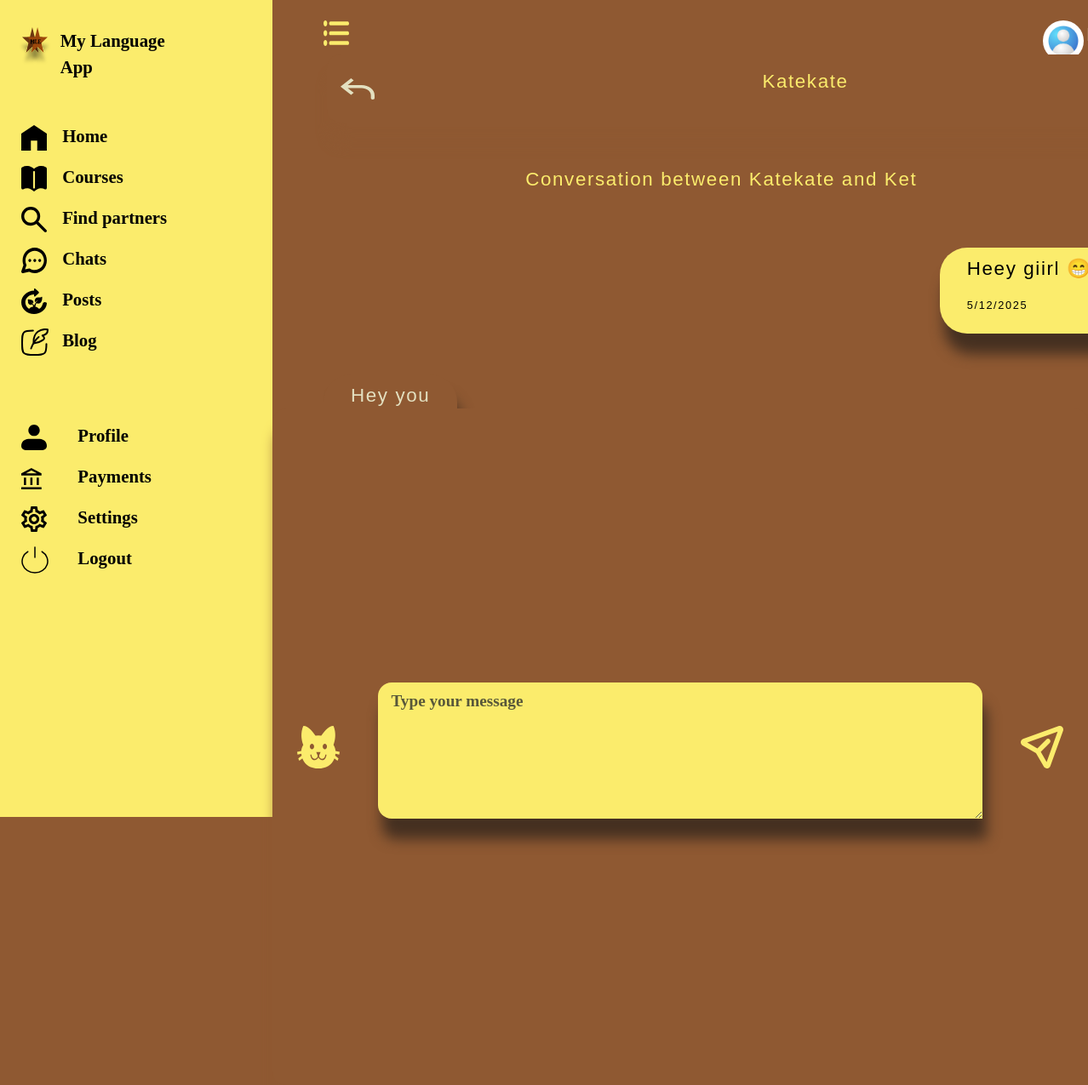
Page /message-partners/katekate/ (signed in) on the committed database.
### lang_app/models.py (models this page shows, shortened)
class MyUser(AbstractUser):
    email = models.EmailField(unique=True)
    country=models.CharField(max_length=30)
    city = models.CharField(max_length=30, null=True, blank=True)
    device_info = models.CharField(max_length=30,null=True, blank=True)
    display_name=CharField(unique=True, max_length=255, blank=True, null=True)
    phone_number = models.CharField(unique=True, max_length=255, blank=True, null=True)
    profile_picture = models.ImageField(upload_to='profile_pictures', blank=True, null=True)
    slug = AutoSlugField(populate_from=user_slug_populate, unique=True, always_update=False, editable=False, max_length=255)
    objects = CustomUserManager()
    USERNAME_FIELD = 'email'
    REQUIRED_FIELDS = ['username']

class Message(models.Model):
    sender=models.ForeignKey(MyUser,on_delete=models.CASCADE, related_name='sender')
    receiver=models.ForeignKey(MyUser,on_delete=models.CASCADE, related_name='receiver')
    message_content=models.TextField()
    message_sent_at=models.DateTimeField(auto_now_add=True)
    is_read=models.BooleanField(default=False)
    slug = AutoSlugField(populate_from=message_slug_populate, unique=True, always_update=False, editable=False)

### lang_app/views.py (the view, shortened to what this page needs)
# urls.py: path('message-partners/<slug:slug>/', views.message_partners, name='message-partners'),
@login_required
def message_partners(request, slug):
    partner=get_object_or_404(MyUser, slug=slug)
    user=request.user
    user_messages = Message.objects.filter(
        Q(sender=user, receiver=partner) | Q(sender=partner, receiver=user)
    ).order_by('message_sent_at')
    return render(request, 'message-partners.html',{"partner":partner,"user_messages":user_messages})

### lang_app/templates/message-partners.html (shortened to what this page needs)
{% extends 'dashboard-base.html' %}
{% load static %}
{% block content %}
    <div class="searches search-form mb-3" id="message-header">
        <div class="">
            <a href="{% url 'chats' %}">
                <img src="{% static 'images/back-to-messages.svg' %}" alt="back-to-chats">
            </a>
        </div>
        <div class=""><p class="a-link">{{ partner.display_name|capfirst }}</p></div>
    </div>
    <div class="messages d-flex flex-column mt-5" id="chat">
    <p class="text-center mt-5 a-link">Conversation between {{ partner.display_name|capfirst }} and {{ user.display_name|capfirst }}</p>
         {% for message in user_messages %}
             {% if message.sender != request.user %}
        <div class="receiver mt-5">
            <p>{{ message.message_content|capfirst }}</p>
            <p class="small-date a-link chat-date" data-sent-time="{{ message.message_sent_at|date:'c' }}"></p>
        </div>
             {% else %}
        <div class="sender mt-5">
            <p>{{ message.message_content|capfirst }}</p>
            <p class="small-date chat-date" data-sent-time="{{ message.message_sent_at|date:'c' }}"></p>
        </div>
             {% endif %}
             {% empty %}
             <p>Start a conversation with {{ partner.display_name|capfirst }}😊</p>
        {% endfor %}
    </div>
    <div class="mt-5 d-flex align-items-center justify-content-center">
        <form action="{% url 'message-partners' partner.slug %}" method="post" enctype="multipart/form-data" class="search-form message-sent">
            <button type="button" class="btn">
                <img src="{% static 'images/emoji1.svg' %}" alt="emoji" id="emoji-picker-btn">
            </button>
            <textarea name="message-content" cols="30" rows="5" class="form-control sign-in-btn-new message-input" placeholder="Type your message" id="emoji-input"></textarea>
            <button type="submit" class="btn">
                <img src="{% static 'images/send-btn.svg' %}" alt="">
            </button>
        </form>
    </div>
{% endblock %}

### lang_app/static/css/base.css (style rules this page uses)
body { background-color: #8F5932; min-height: 100vh; }
a { text-decoration: none; color: black; }
p { font-family: "Poppins", sans-serif; font-size: 1.4rem; letter-spacing: 0.1rem; color: #E3E0C0; }
.sign-in-btn-new { background-color: #FBEC6C; padding: 0.5rem 1rem 0.5rem 1rem; border-radius: 1rem 1rem 0 1rem; box-shadow: 0.3rem 1.5rem 1rem #453021; color: #000000; font-weight: 600; font-size: 1.2rem; }
form { min-width: 60%; min-height: 100vh; }
.form-control { margin-top: 0.6rem; outline: none; border: none; }
.a-link { color: #FBEC6C; }
.search-form { display: flex; gap: 2rem; align-items: center; min-height: 5rem !important; background-color: #8F5932; padding: 0.5rem 1rem 0.5rem 1rem; border-radius: 1rem 1rem 0 1rem; box-shadow: 0.3rem 1.5rem 1rem #8F5932; }
.small-date { font-size: 0.8rem; }
.searches { justify-content: space-between; }
.messages { width: 100%; overflow-y: auto; margin-bottom: 15rem; }
.sender, .receiver { padding: 0.5rem 2rem 0.5rem 2rem; border-radius: 2rem 2rem 0 2rem; box-shadow: 0.3rem 1.5rem 1rem #453021; font-size: 1rem; max-width: 70%; min-height: 1.5rem; }
.receiver { align-self: flex-start; background-color: #8F5932; }
.sender { align-self: flex-end; background-color: #FBEC6C; }
.sender p { color: #000000; }
#message-header { position: fixed; min-width: 70rem; top: 4rem; right: 1rem; left: 24rem; }
.message-sent { position: fixed; min-width: 75%; min-height: 10rem; right: 0; top: 30rem; bottom: 0; }
.message-input { min-height: 8rem; }

### rows in the picture
MyUser: display_name "Katekate"
MyUser: display_name "Ket"
Message: message_content "Heey giirl…"
Message: message_content "Hey you"
